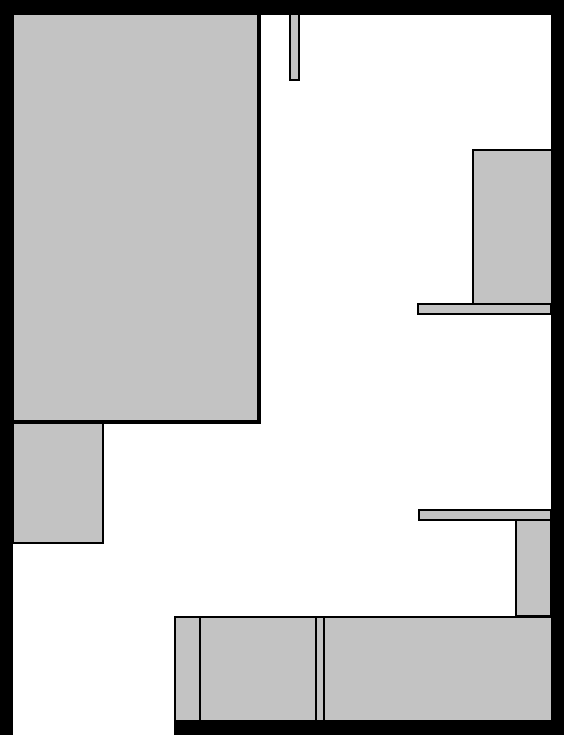
#> input picture src/taller4_4/results/gridmap.png, 564 x 735 px
$ python senecabot_navigator.py
#> lines starting #> are read from the running program, lines starting #| are printed output that depends on the picture
#!/usr/bin/env python3
# -*- coding: utf-8 -*-

import os;
import sys;
import cv2;
import math;
import time;
import subprocess;
import numpy as np;
from heapq import heappop, heappush;
# from scipy.ndimage import gaussian_filter;

START = ();
END = ();

def app(griFile):
    #Obtener gridmap
#> called with griFile = 'src/taller4_4/results/gridmap.png'
	gridmap = cv2.imread(griFile);
#> gridmap is the input picture: shape (735, 564, 3); min 0, max 255, mean 206.6
	gridmap = cv2.blur(gridmap,(5,5));
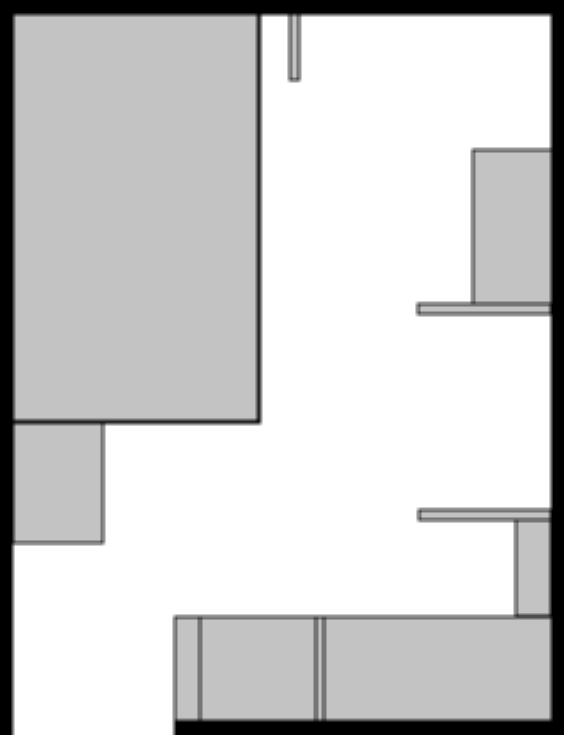
#> gridmap: shape (735, 564, 3); min 0, max 255, mean 206.6
	# gridmap = gaussian_filter(gridmap, sigma=2);
	gridmapN = cv2.imread(griFile, cv2.IMREAD_GRAYSCALE);
#> gridmapN: shape (735, 564); min 0, max 255, mean 206.6
	gridmapN = 1 - gridmapN/255;
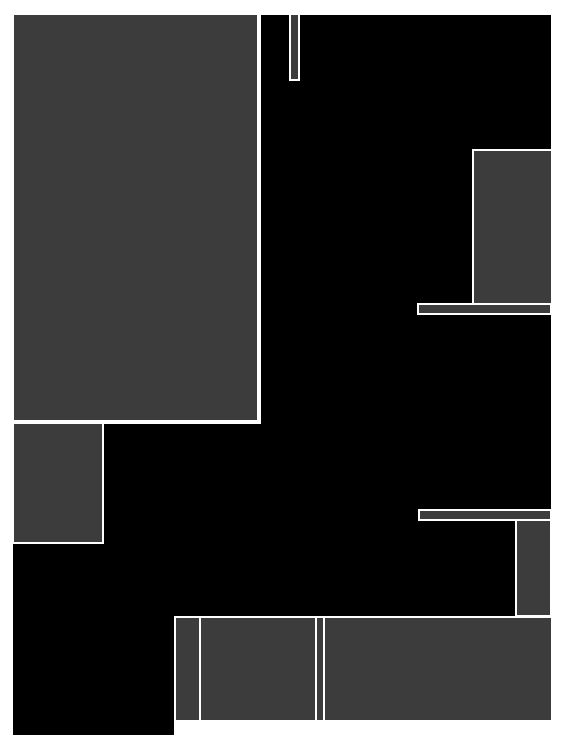
#> gridmapN: shape (735, 564) float64; min 0, max 1, mean 0.19
	height, width = gridmapN.shape;
#> height = 735; width = 564
	probFree = 0.8;

    # Crear grafo con el espacio vacío
	graph = gridmapToGraph(gridmapN, height, width, probFree);
#> in gridmapToGraph, `graph = {(i, j): [] for j in range(width) for i in range(height) if gr..`: graph = 374408 items
#> graph = 374408 items

	imgWinName = "Mapa del entorno";
	print("Aparecerá el mapa en la pantalla.\nPor favor seleccione la ubicación actual del robot");
	print("Posteriormente seleccione el destino deseado del robot. \n");
	time.sleep(2);

	# [14 lines left out: function mouseHandler, not called in this run]

	cv2.namedWindow(imgWinName);
	cv2.setMouseCallback(imgWinName, mouseHandler);

	terminoRuta = False;	# Bandera para saber que se ha encontrado una ruta
	puntos = [];			# Lista de puntos para completar la ruta

	while True:
        #Dibuja un nuevo frame
		cv2.imshow(imgWinName, gridmap);

        #Si hay interrupciones por ESC cierra el programa
		if cv2.waitKey(10) == 27:
#> (key Esc is pressed here)
			break;

        #Si ya se determinó los puntos de la ruta se guarda la imagen y se empieza el movimeinto
		if terminoRuta and puntos:
			#Cambio de archivo para guardar la ruta
			rutaFile = griFile.replace("gridmap.png", "ruta.png");
			cv2.imwrite(rutaFile, gridmap);
			print(puntos, "\n");
			print("Control de posición...");
			time.sleep(2);
			break;

        # Si ya se seleccionó el punto inicial y final se busca la ruta
		if START and END and not terminoRuta:
			print("Calculando ruta, por favor espere...")
			ruta = Astar(graph, START, END, gridmap, gridmapN, probFree);

        	#Si ya encontró la ruta se realiza ahora el control de posición punto a punto
			puntos = darPuntosRuta(ruta, 0.0046);
			terminoRuta = True;


	cv2.destroyAllWindows();
	return puntos;

def gridmapToGraph(gridmap, height, width, maxProbFree):
	graph = {(i, j): [] for j in range(width) for i in range(height) if gridmap[i][j]<maxProbFree}
	for row, col in graph.keys():
		if row < height - 1 and gridmap[row + 1][col]<maxProbFree:
			graph[(row, col)].append(("S", (row + 1, col)));
			graph[(row + 1, col)].append(("N", (row, col)));
		if col < width - 1 and gridmap[row][col + 1]<maxProbFree:
			graph[(row, col)].append(("E", (row, col + 1)));
			graph[(row, col + 1)].append(("W", (row, col)));

	return graph;

def heuristic(acc, end, gridmap, probFree):
	return ( (acc[0] - end[0])**2 + (acc[1] - end[1])**2 )**(1/2) - distanciaAObstaculo(acc, gridmap, probFree);

# [141 lines left out: functions distanciaAObstaculo, Astar, darPuntosRuta, not called in this run]

if __name__ == "__main__":
	try:
		name = "senecabot_navigator.py";
		path = os.path.abspath(__file__).replace("scripts"+os.path.sep+name, "results"+os.path.sep+"gridmap.png");
		puntos = app(path);

		puntos = str(puntos).replace("],", "];").replace("[[", "[").replace("]]","]");

#> (the run stopped early here; a loop or call above may not have finished)
